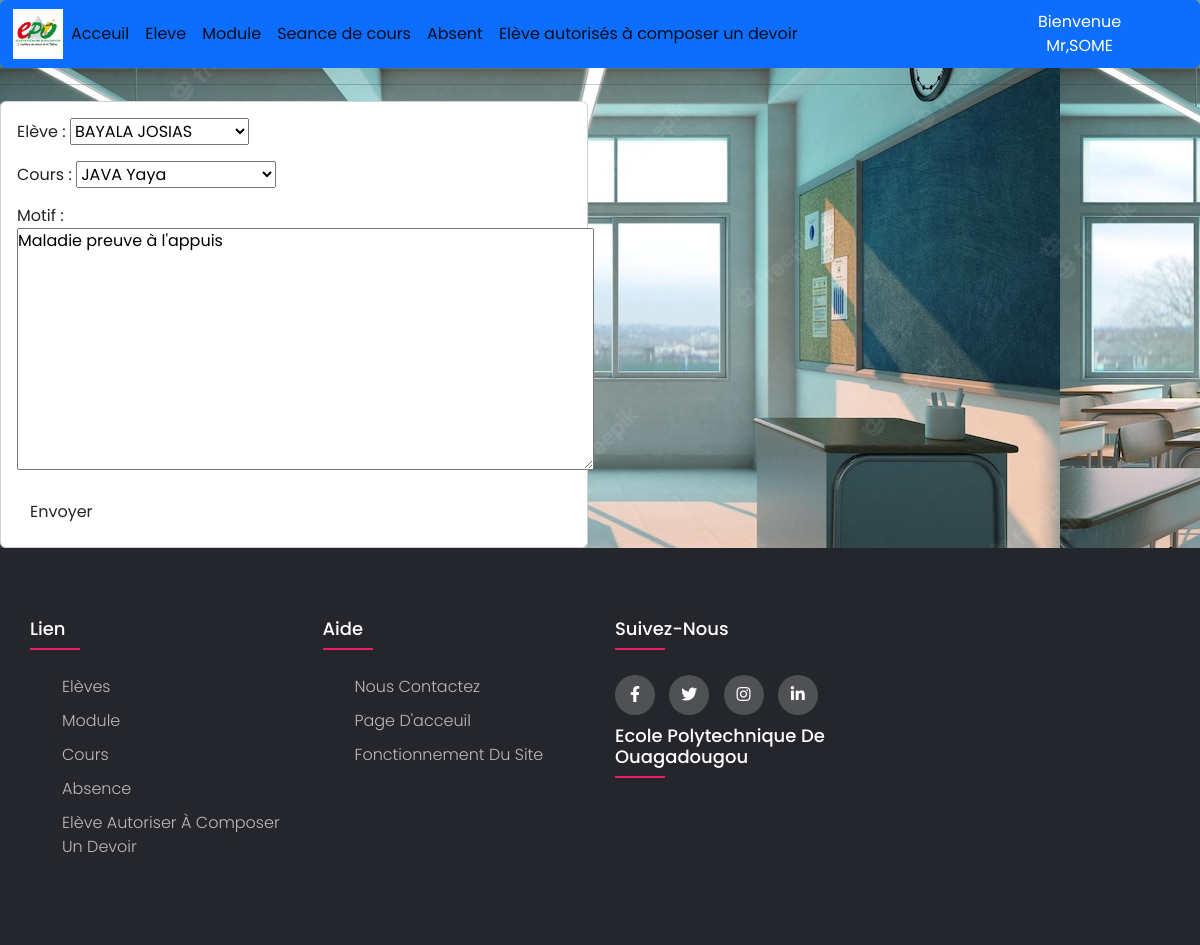
Page /absent/modifier_absent/1 (signed in) on the committed database.
### absent/models.py (models this page shows, shortened)
class Absent(models.Model):
    Eleve=models.ForeignKey(Eleve,on_delete=models.CASCADE,verbose_name="Elève")
    Cours=models.ForeignKey(SeanceCours,on_delete=models.CASCADE,verbose_name="Cours")
    Classe = models.ForeignKey(Classe, on_delete=models.CASCADE, verbose_name="Classe",null=True)
    motif=models.TextField(blank=True, null=True)
    class Meta:
        verbose_name = "Liste des Absents"

### absent/views.py (the view)
# urls.py: path('modifier_absent/<str:pk>',views.modifier_absent,name='modifier_absent'),
@login_required(login_url='acces')
def modifier_absent(request,pk):
    absent=Absent.objects.get(id=pk)
    form = AbsentForm(instance=absent)
    if request.method == 'POST':
        form = AbsentForm(request.POST,instance=absent)
        if form.is_valid():
            form.save()
            return redirect('absent')
    context = {'form': form}
    if request.user.groups.filter(name='Admin').exists() or request.user.groups.filter(name='GestionAbsencesCours').exists():
        return render(request, 'absent/ajouter_absent.html', context)
    else:
        return HttpResponse('<h1>Vous n\'est pas autorisé à voir ce contenu</h1>')

### absent/forms.py
class AbsentForm(ModelForm):
    class Meta:
        model= Absent
        fields=['Eleve' , 'Cours' , 'motif']

### eleve/models.py (called while the page is built)
    def __str__(self):
        return str(self.nom_eleve) +"  "+ str(self.prenom_eleve)

### module/models.py (called while the page is built)
    def __str__(self):
        return self.nom

### seance_cours/models.py (called while the page is built)
    def __str__(self):
        return str(self.Module) + " " + str(self.Enseignant)

### template/absent/ajouter_absent.html (shortened to what this page needs)
{% extends 'main.html'%}
{% block contenue%}
<div class="form-group">
    <div class="row">
        <div class="col-md-6">
            <div class="card card-body">
        <form action="" method="POST" class="post-form">
            {{form.as_p}}
            <button type="submit" class="save btn">Envoyer</button>
        </form>
            </div>
        </div>
        </div>
</div>
{% endblock %}

### template/base/navbar.html (shortened to what this page needs)
{% load static%}
<nav class="navbar navbar-expand-lg navbar-write bg-write btn btn-primary">
  <div class="container-fluid">
    <img id="logo" src="{% static 'images/epo.png' %}">
    <div class="collapse navbar-collapse" id="navbarNav">
      <ul class="navbar-nav">
        <li class="nav-item">
          <a class="nav-link active" aria-current="page" href="{% url 'acceuil:acceuil' %}">Acceuil</a>
        </li>
        <li class="nav-item">
          <a class="nav-link active" aria-current="page" href="{% url 'acceuil' %}">Eleve</a>
        </li>
        <li class="nav-item">
          <a class="nav-link active" aria-current="page" href="{% url 'module' %}">Module</a>
        </li>
        <li class="nav-item">
          <a class="nav-link active" aria-current="page" href="{% url 'cours' %}">Seance de cours</a>
        </li>
        <li class="nav-item">
          <a class="nav-link active" aria-current="page" href="{% url 'absent'%}">Absent</a>
        </li>
        <li class="nav-item">
          <a class="nav-link active" aria-current="page" href="{% url 'autoriser' %}">Elève autorisés à composer un devoir</a>
        </li>
      </ul>
    </div>
  </div>
  <span>Bienvenue Mr,{{request.user}}</span>
  <span><a href="{% url 'quitter' %}">Quitter</a></span>
</nav>

### static/css/main.css (style rules this page uses)
#logo { height:50px; width:50px; }
body { background-color: #ebeff5; line-height: 1.5; font-family: 'Poppins', sans-serif; background-image: url('school.jpg'); }
.cover { height: 60%; width:100%; background-image: url('school.jpg'); }
* { margin:0; padding:0; box-sizing: border-box; }
.row { display: flex; flex-wrap: wrap; }
ul { list-style: none; }

### rows in the picture
Absent: Eleve "BAYALA JOSIAS", Cours "JAVA Yaya", motif "Maladie preuve à l'appuis"

### other values in the picture
{{ request.user }} "SOME"
